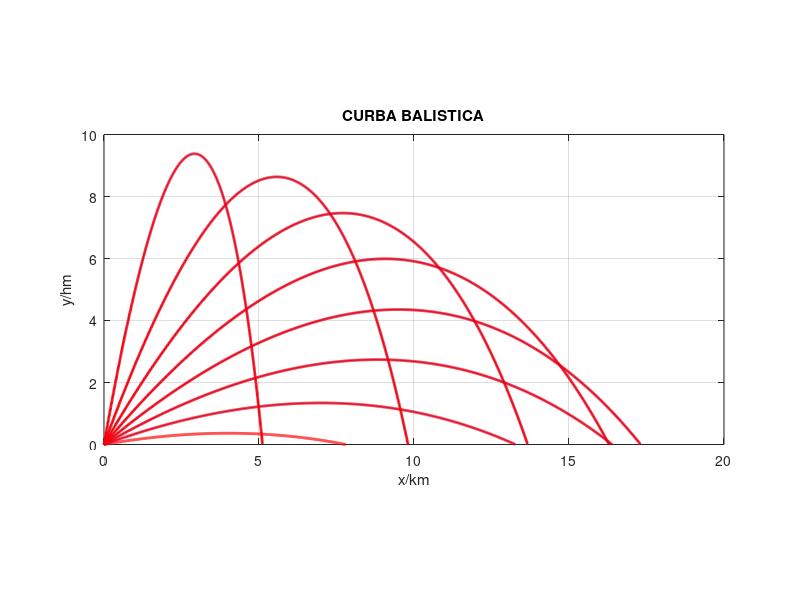

Source code (MATLAB):

%Curba balistica
clc; clear; close all;
g=9.81; %acceleratie gravitationala
m=0.5; %masa proiectilului
ti=0; %timpul initial
v0=500; %viteza initiala
b=0.5*m*g/v0; %coeficientul de frecare
% sunt constante pt cele 8 cazuri
alpha0=zeros(1,8); %vector pt cele 8 valori
alpha0(1)=10;
alpha0(2)=20;
alpha0(3)=30;
alpha0(4)=40;
alpha0(5)=50;
alpha0(6)=60;
alpha0(7)=70;
alpha0(8)=80;

tf=zeros(1,8); %vector pt cele 8 valori
for i=1:8
tf(i)=v0*sind(alpha0(i))*2/g;
end

N=1201; 
maxim=0;

for i=1:8
t=linspace(ti,tf(i),N);
x=v0*cosd(alpha0(i)) *m/b*(1-exp(-b/m*t)) ;
y=v0*sind(alpha0(i)) *m/b*(1-exp(-b/m*t))-g*m/b*t+... 
g*(m/b) ^2*(1-exp(-b/m*t));

nt=length(t);
if maxim<(x(nt))    
   maxim=(x(nt)) ; %bataia maxima
   indice=i; %indicele acesteia
end

t=t(y>=0); x=x(y>=0); y=y(y>=0);
x=x/1000; y=y/1000;
plot(x, y, '-b') ;
daspect([1, 1, 1]) ;
xlabel('x/km'); 
ylabel('y/hm');
grid;
title('CURBA BALISTICA') ;
plot(x, y,'-r' ,'LineWidth',2);
hold on;
nt=length(t) ;
afis=['Bataia este ', num2str(x(nt)), ' km pentru alpha0=', num2str(alpha0(i)), 'grade. ' ] ;
disp(afis) ;
end
afis=['Bataia maxima are loc pentru alpha0=', num2str(alpha0(indice))] ;
disp(afis) ;